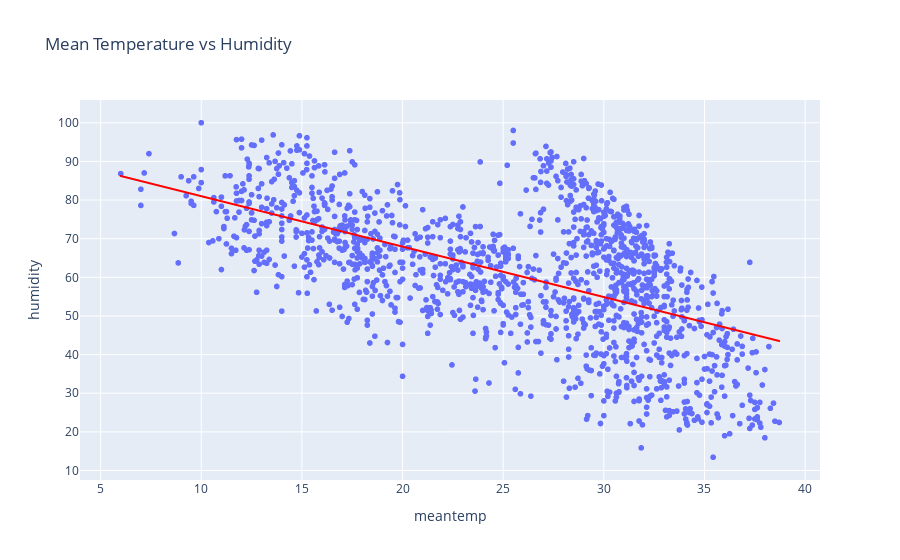

The cell this chart's notebook holds for it:
### Code cell
# make a scatter plot b/w meanteamp and humidity
fig = px.scatter(df, x="meantemp", y="humidity", title='Mean Temperature vs Humidity',
                 trendline="ols", trendline_color_override="red")
fig.show()

### Figure 1 — Plotly figure (JSON) as saved in the notebook; plotly's stock layout.template omitted (floating-point values rounded to 4 significant figures; data arrays with more than 128 entries replaced by an {"elided": "..."} marker saying what was removed)
{"data": [{"hovertemplate": "meantemp=%{x}<br>humidity=%{y}<extra></extra>", "legendgroup": "", "marker": {"color": "#636efa", "symbol": "circle"}, "mode": "markers", "name": "", "showlegend": false, "type": "scattergl", "x": {"elided": "1462 float values"}, "xaxis": "x", "y": {"elided": "1462 float values"}, "yaxis": "y"}, {"hovertemplate": "<b>OLS trendline</b><br>humidity = -1.30529 * meantemp + 94.0508<br>R<sup>2</sup>=0.327128<br><br>meantemp=%{x}<br>humidity=%{y} <b>(trend)</b><extra></extra>", "legendgroup": "", "line": {"color": "red"}, "marker": {"color": "#636efa", "symbol": "circle"}, "mode": "lines", "name": "", "showlegend": false, "type": "scattergl", "x": {"elided": "1462 float values"}, "xaxis": "x", "y": {"elided": "1462 float values"}, "yaxis": "y"}], "layout": {"legend": {"tracegroupgap": 0}, "title": {"text": "Mean Temperature vs Humidity"}, "xaxis": {"anchor": "y", "domain": [0, 1], "title": {"text": "meantemp"}}, "yaxis": {"anchor": "x", "domain": [0, 1], "title": {"text": "humidity"}}}}
